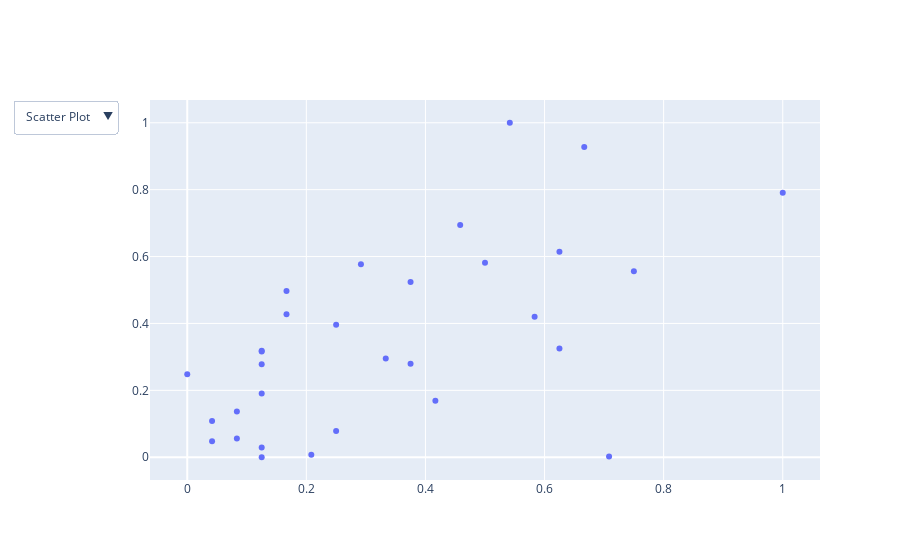

Notebook cell for this chart:
### Code cell
import plotly.graph_objects as px 
  
plot = px.Figure(data=[px.Scatter( 
    x=data2['BLOCKS'], 
    y=data2['VILLAGES'], 
    mode='markers',) 
]) 
  
plot.update_layout( 
    updatemenus=[ 
        dict( 
            buttons=list([ 
                dict( 
                    args=["type", "scatter"], 
                    label="Scatter Plot", 
                    method="restyle"
                ), 
                dict( 
                    args=["type", "bar"], 
                    label="Bar Chart", 
                    method="restyle"
                ) 
            ]), 
            direction="down", 
        ), 
    ] 
) 
  
plot.show()

### Figure 1 — Plotly figure (JSON) as saved in the notebook; plotly's stock layout.template omitted (floating-point values rounded to 4 significant figures)
{"data": [{"mode": "markers", "type": "scatter", "x": [0.4167, 0.625, 0.2083, 0.5, 0.6667, 0.04167, 0.375, 0.08333, 0.125, 0.7083, 0.125, 0.25, 0, 0.04167, 0.125, 0.125, 0.25, 0.125, 0.125, 0.1667, 0.1667, 0.4583, 0.375, 0.5417, 0.2917, 0.625, 1, 0.08333, 0.5833, 0.75, 0.3333], "y": [0.1691, 0.3252, 0.007613, 0.5818, 0.9271, 0.04785, 0.5242, 0.137, 0.3187, 0.002175, 0.3165, 0.3964, 0.2485, 0.1082, 0.1909, 0.2779, 0.0783, 0, 0.02882, 0.497, 0.4274, 0.6944, 0.2795, 1, 0.5769, 0.6145, 0.7906, 0.05601, 0.4198, 0.5557, 0.2953]}], "layout": {"updatemenus": [{"buttons": [{"args": ["type", "scatter"], "label": "Scatter Plot", "method": "restyle"}, {"args": ["type", "bar"], "label": "Bar Chart", "method": "restyle"}], "direction": "down"}]}}
